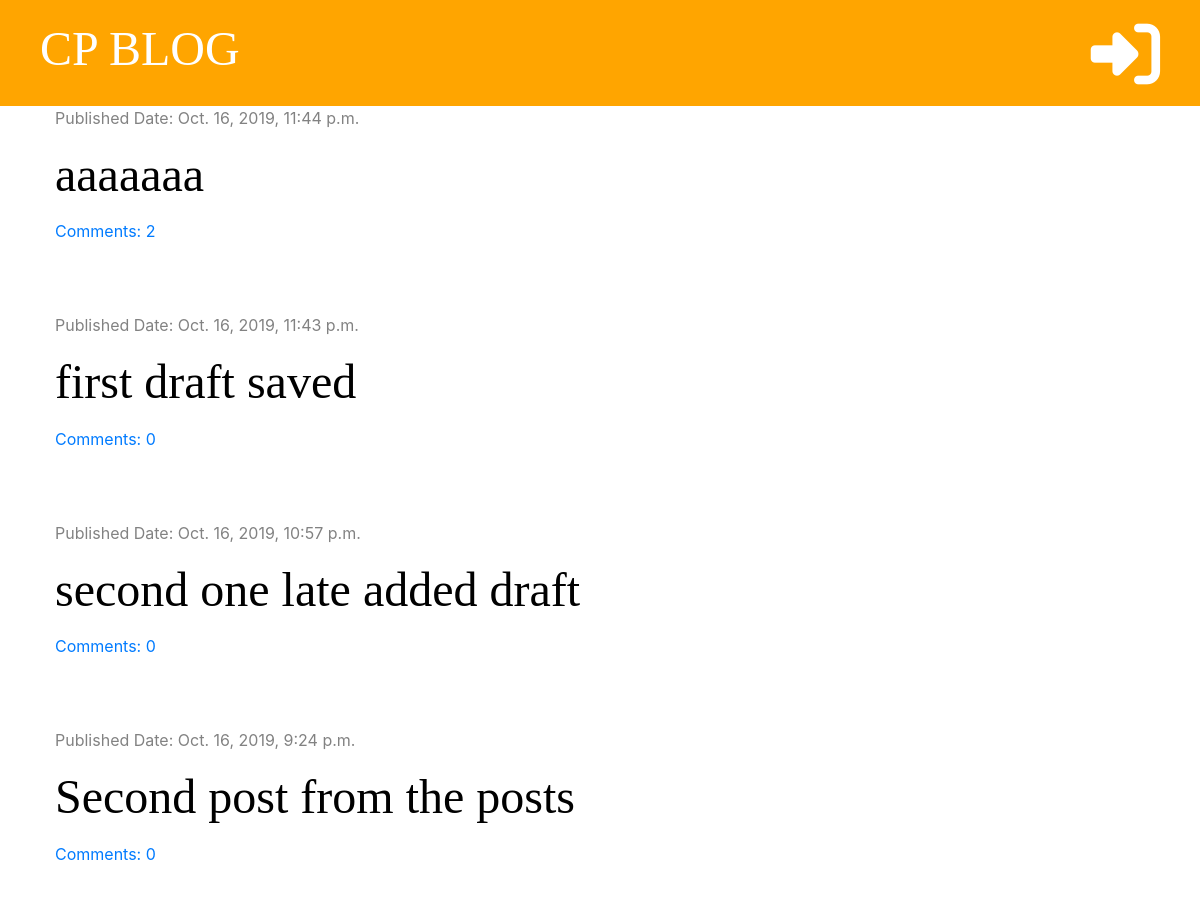
The app's page / (upper part), older data.
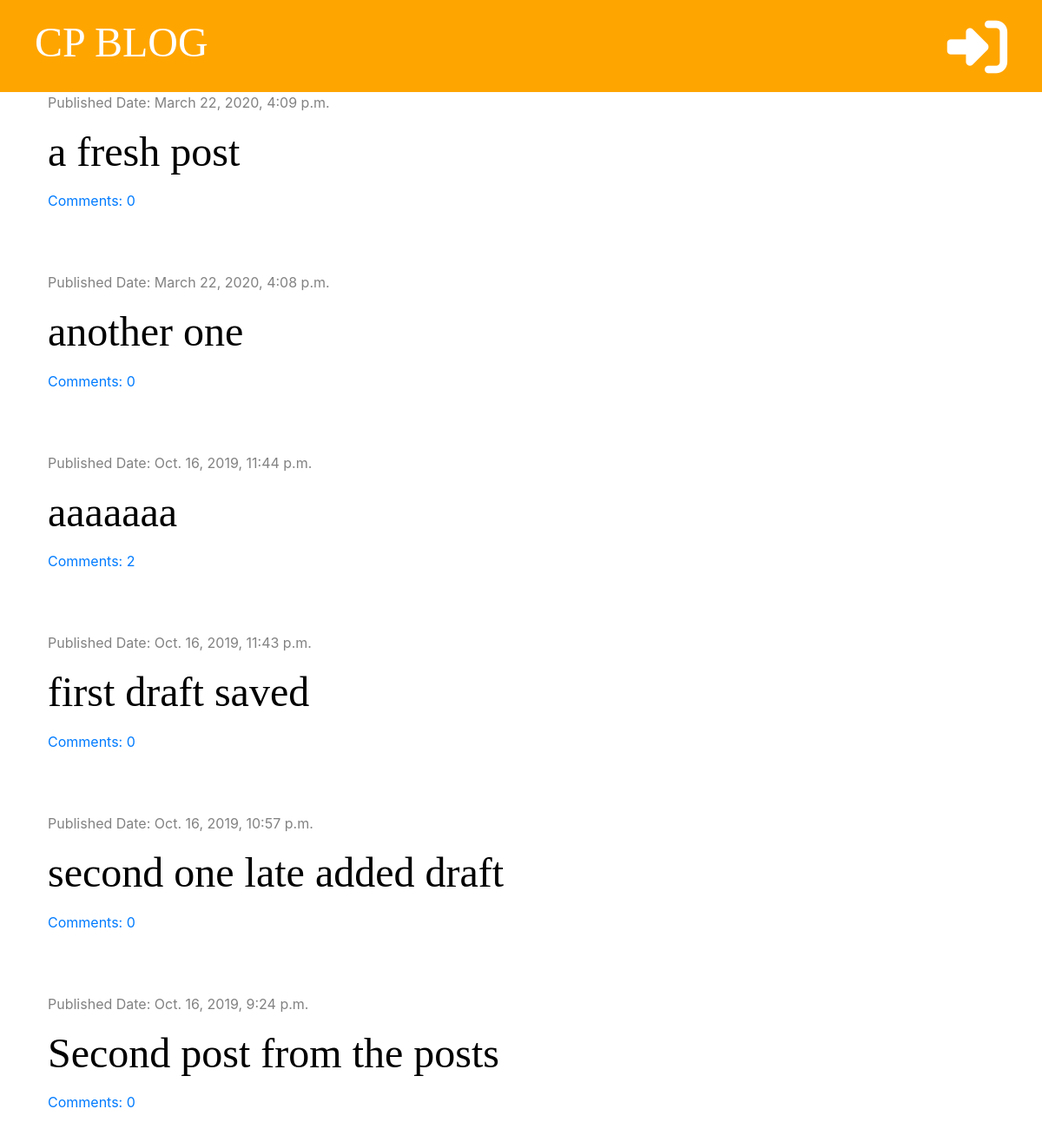
The same page, newer data.
### blog/models.py (models this page shows, shortened)
class Post(models.Model):
    author = models.ForeignKey('auth.User', on_delete=models.CASCADE)
    title = models.CharField(max_length=200)
    text = models.TextField()
    created_date = models.DateTimeField(default=timezone.now)
    published_date = models.DateTimeField(blank=True, null=True)
    def approved_comments(self):
        return self.comments.filter(approved=True)

### blog/views.py (the view)
# urls.py: path('', views.post_list, name='post_list'),
def post_list(request, ):
    posts = Post.objects.filter(published_date__lte=timezone.now()).order_by('-published_date')
    stuff_for_frontend = {'posts': posts}
    return render(request, 'blog/post_list.html', stuff_for_frontend)

### blog/templatetags/markdownify.py (called while the page is built)
@register.filter
def markdown(value):
    renderer = HighlightRenderer()
    markdown = mistune.Markdown(renderer=renderer)
    return markdown(value)

### blog/templates/blog/post_list.html (shortened to what this page needs)
{% extends 'blog/base.html' %}
{% load markdownify %}
{% block content %}
            {% for post in posts %}
                <div class="post">
                    <div class="date">
                        <p>Published Date: {{ post.published_date }}</p>
                    </div>
                    <h1><a href="{% url 'post_detail' pk=post.pk %}">{{ post.title }}</a></h1>
                    <a href="{% url 'post_detail' pk=post.pk %}">Comments: {{ post.approved_comments.count}}</a>
                </div>
            {% endfor %}
{% endblock %}

Row changes from the older to the newer data that the page shows:
added Post: published_date "March 22, 2020, 4:09 p.m.", title "a fresh post", approved_comments.count "0"
added Post: published_date "March 22, 2020, 4:08 p.m.", title "another one", approved_comments.count "0"
